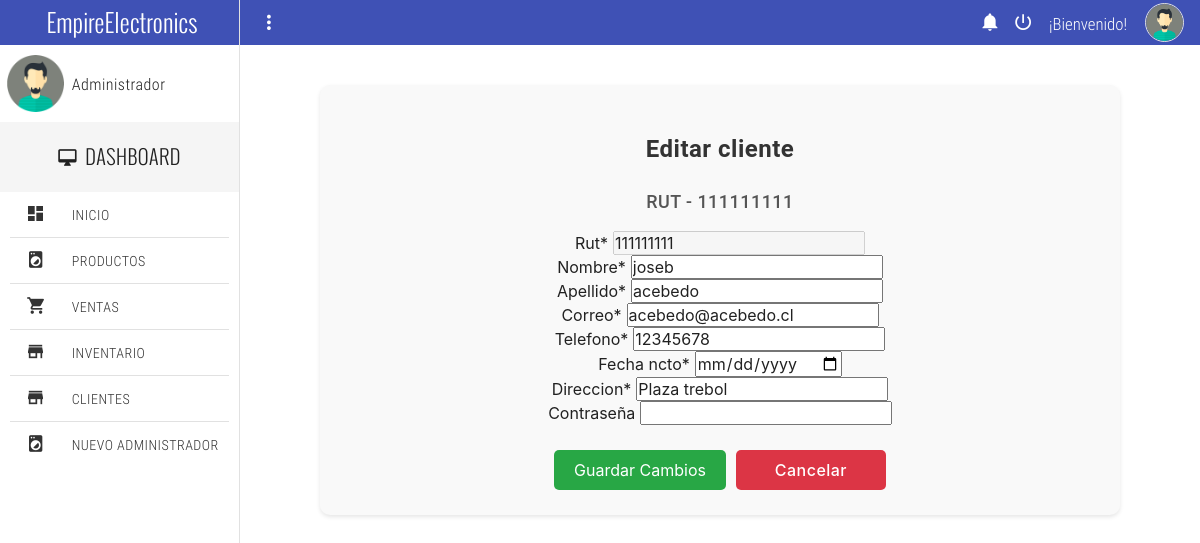
Page /modificarcliente/111111111 (signed in) on the committed database.
### empireapp/models.py (models this page shows, shortened)
class Cliente(AbstractBaseUser, PermissionsMixin):
    rut = models.CharField(max_length=12, unique=True, primary_key=True)
    nombre = models.CharField(max_length=100)
    apellido = models.CharField(max_length=100)
    correo = models.EmailField(max_length=100, unique=True)
    telefono = models.CharField(max_length=20)
    fecha_ncto = models.DateField(default=timezone.now)
    direccion = models.CharField(max_length=255)
    is_active = models.BooleanField(default=True)
    is_staff = models.BooleanField(default=False)
    objects = ClienteManager()
    USERNAME_FIELD = 'correo'
    REQUIRED_FIELDS = ['rut', 'nombre', 'apellido', 'telefono', 'fecha_ncto', 'direccion']

### empireapp/views.py (the view)
# urls.py: path('modificarcliente/<id>',modificarcliente, name='modificarcliente'),
@user_passes_test(is_admin)
@login_required
def modificarcliente(request, id):
    cliente = get_object_or_404(Cliente, rut=id)
    if request.method == "POST":
        form = UpdateClienteForm(data=request.POST, files=request.FILES, instance=cliente)
        if form.is_valid():
            form.save()
            messages.success(request, 'Cliente modificado exitosamente.')
            return redirect('clientes')
        else:
            messages.error(request, 'Por favor, corrija los errores en el formulario.')
    else:
        form = UpdateClienteForm(instance=cliente)
    datos = {
        "form": form,
        "cliente": cliente
    }
    return render(request, "empireapp/pages/dashboard/modificarcliente.html", datos)

### empireapp/forms.py (shortened to what this page needs)
class UpdateClienteForm(UserChangeForm):
    fecha_ncto = forms.DateField(widget=forms.DateInput(attrs={'type': 'date'}))
    password = forms.CharField(label='Contraseña', strip=False, required=False, widget=forms.PasswordInput)
    correo = forms.EmailField(validators=[validate_email])
    telefono = forms.IntegerField()
    class Meta(UserChangeForm.Meta):
        model = Cliente
        fields = ('rut', 'nombre', 'apellido', 'correo', 'telefono', 'fecha_ncto', 'direccion')
    def __init__(self, *args, **kwargs):
        super().__init__(*args, **kwargs)
        self.fields['rut'].disabled = True  # Deshabilita el campo rut

### empireapp/context_processors.py (called while the page is built)
def cart_item_count(request):
    cart_item_count = 0
    items = []
    total = 0
    if request.user.is_authenticated:
        cart = Cart.objects.filter(user=request.user).first()
        if cart:
            cart_items = CartItem.objects.filter(cart=cart).select_related('producto')
            cart_item_count = cart_items.count()
            items = cart_items
            total = sum(item.producto.precio * item.quantity for item in items)
    else:
        cart = None
    return {'cart_item_count': cart_item_count, 'cart': cart, 'items': items, 'total': total}

def login_form(request):
    form = AuthenticationForm()
    return {'login_form': form}

### empireapp/views.py (called while the page is built)
def is_admin(user):
    return user.is_staff

### empireapp/templates/empireapp/pages/dashboard/modificarcliente.html (shortened to what this page needs)
{% extends "empireapp/pages/dashboard/home.html" %}
{% block contenido %}
{% load crispy_forms_tags %}
<div class="edit-client-container">
    <h3 class="edit-client-title">Editar cliente</h3>
    <h5 class="edit-client-subtitle">RUT - {{ cliente.rut }}</h5>
    <form action="" method="post" enctype="multipart/form-data" class="edit-client-form">
        {{ form|crispy }}
        <div class="form-actions">
            <input type="submit" value="Guardar Cambios" class="btn btn-success">
            <a href="{% url "clientes" %}" class="btn btn-danger">Cancelar</a>
        </div>
    </form>
</div>
{% endblock contenido %}

### empireapp/static/empireapp/assets/css/main.css (style rules this page uses)
html, body { width: 100%; height: 100%; margin: 0; padding: 0; font-size: 16px; font-family: "RobotoRegular"; position: relative; background-color: #fff; }

### empireapp/static/empireapp/css/style.css (style rules this page uses)
:root { --color-black: #021736; --color-green-dark: #1B4242; --color-orange: #F45E0C; --color-orange-light: #FDDBC9; --color-sage: #436850; --color-blue: #0156FF; --color-gray-dark: #7d7d7d; --color-gray-light: #CBCBCB; --color-gray-lighter: #efefef; --color-white: #FFFFFF; --font-primary: "Inter", sans-serif; --transition: all 0.3s ease; --box-shadow: rgba(50, 50, 105, 0.15) 0px 2px 5px 0px, rgba(0, 0, 0, 0.05) 0px 1px 1px 0px; --box-shadow-2: rgb(39 39 94 / 15%) 0 100px 50px 100px, rgb(39 39 94 / 15%) 0 100px 50px 100px }
* { margin: 0; padding: 0; -webkit-box-sizing: border-box; -moz-box-sizing: border-box; box-sizing: border-box; -webkit-font-smoothing: antialiased; -moz-osx-font-smoothing: grayscale; text-rendering: optimizeLegibility; }
body { font-family: var(--font-primary); font-size: 16px; font-optical-sizing: auto; font-style: normal; font-variation-settings: "slnt" 0; }
h1,h2,h3,h4,h5,h6, a, p, span, textarea { letter-spacing: 0.03rem; }
.edit-client-container { max-width: 800px; margin: 40px auto; padding: 20px; background-color: #f9f9f9; border-radius: 10px; box-shadow: 0 2px 4px rgba(0, 0, 0, 0.1); }
.edit-client-title { color: #333; margin-bottom: 20px; text-align: center; font-size: 24px; font-weight: bold; }
.edit-client-subtitle { color: #555; text-align: center; font-size: 18px; margin-bottom: 20px; }
.edit-client-form { display: flex; flex-direction: column; align-items: center; }
.edit-client-form .form-actions { display: flex; justify-content: center; margin-top: 20px; width: 100%; }
.edit-client-form .btn { padding: 10px 20px; margin: 5px; border: none; border-radius: 5px; cursor: pointer; transition: background-color 0.3s; text-decoration: none; display: inline-block; text-align: center; }
.edit-client-form .btn-success { background-color: #28a745; color: white; }
.edit-client-form .btn-danger { background-color: #dc3545; color: white; width: 150px; }

### rows in the picture
Cliente: rut "111111111", nombre "joseb", apellido "acebedo", correo "acebedo@acebedo.cl", telefono "12345678", direccion "Plaza trebol"
